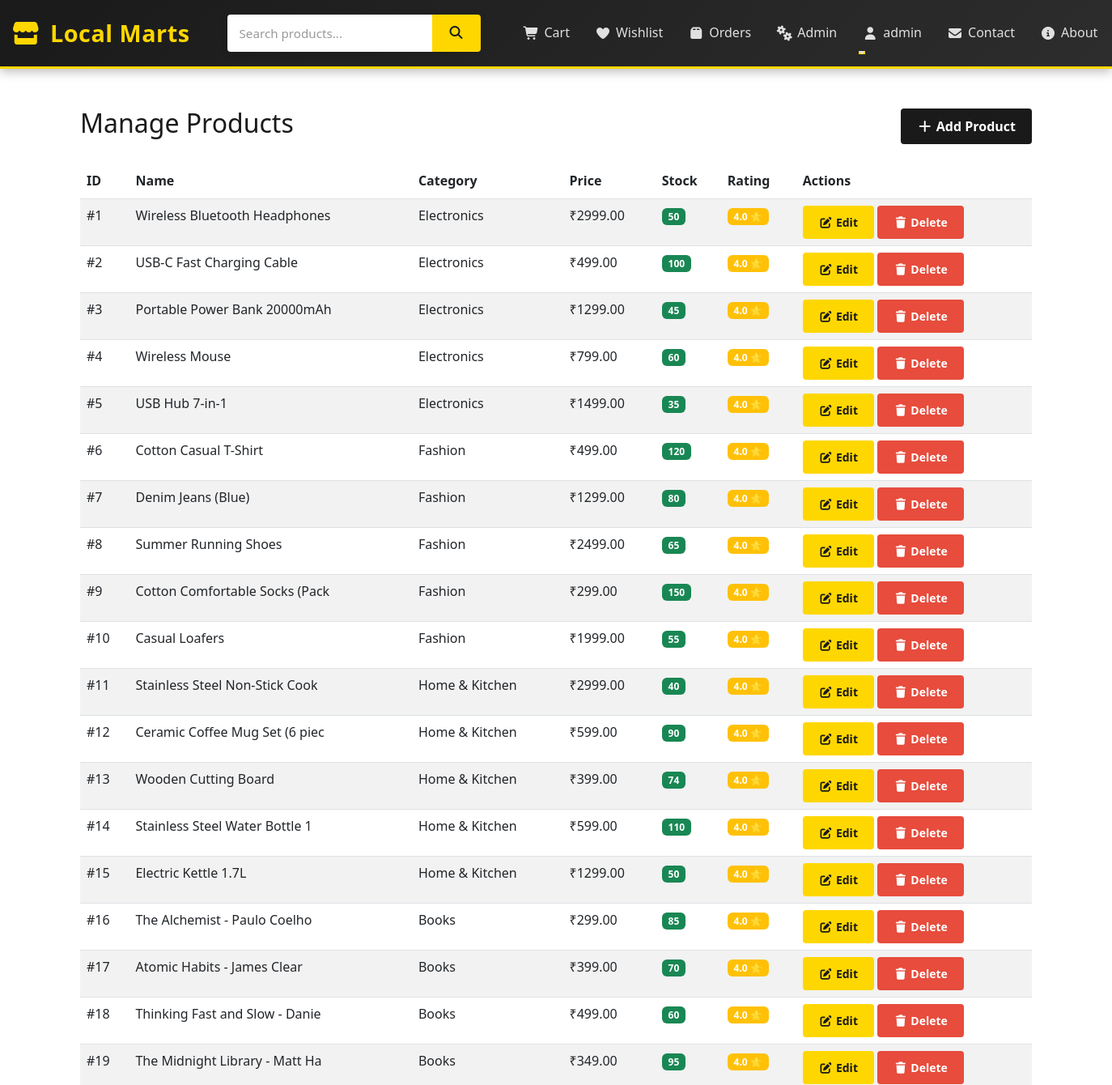
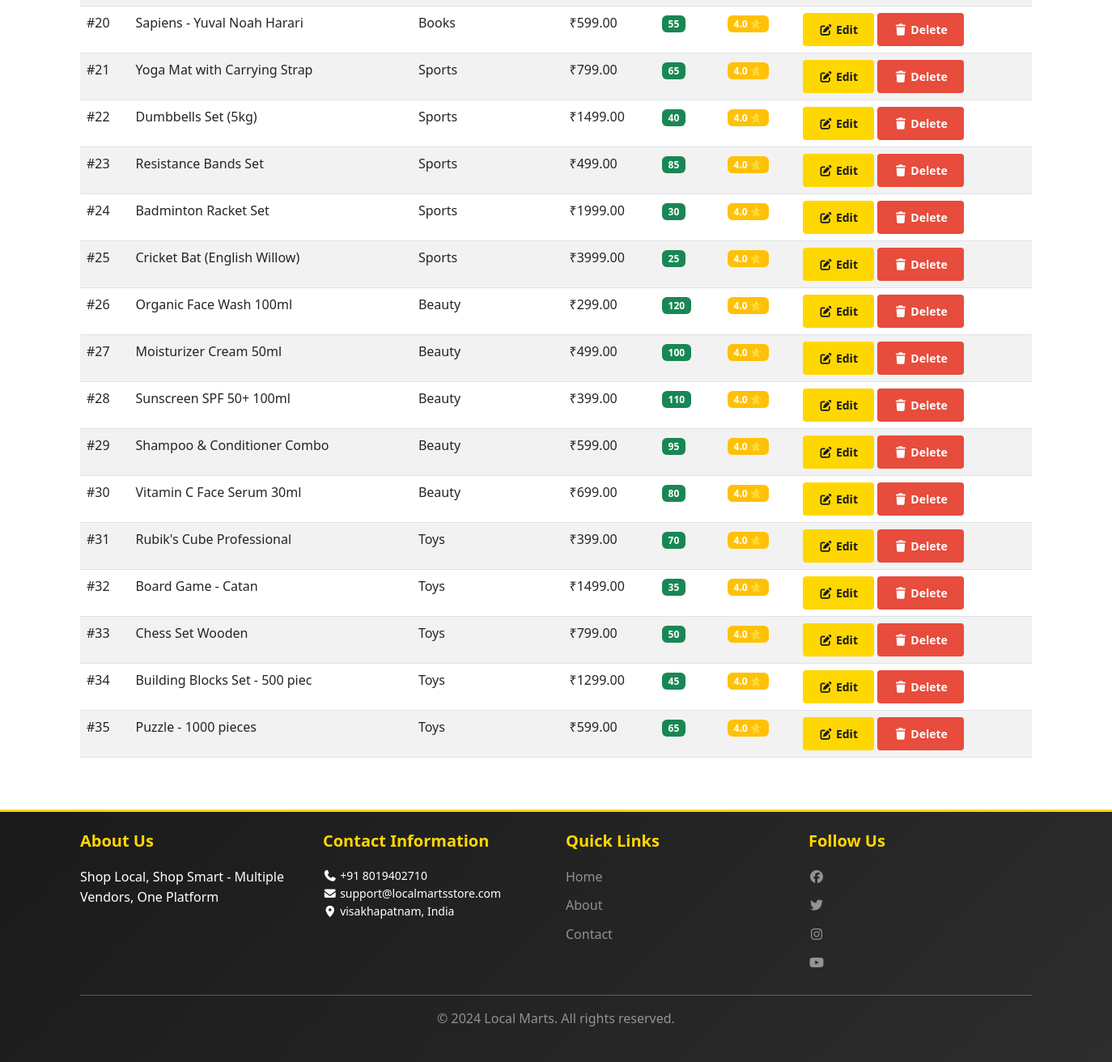
The app's page /admin/products (signed in) with its own data (2 pictures, top to bottom).
### app/models.py (models this page shows, shortened)
class User(UserMixin, db.Model):
    id = db.Column(db.Integer, primary_key=True)
    username = db.Column(db.String(80), unique=True, nullable=False)
    email = db.Column(db.String(120), unique=True, nullable=False)
    password_hash = db.Column(db.String(200), nullable=False)
    phone = db.Column(db.String(20))
    address = db.Column(db.Text)
    city = db.Column(db.String(50))
    country = db.Column(db.String(50))
    postal_code = db.Column(db.String(10))
    user_type = db.Column(db.String(20), default='buyer')  # buyer or seller
    is_admin = db.Column(db.Boolean, default=False)
    created_at = db.Column(db.DateTime, default=datetime.utcnow)
    orders = db.relationship('Order', backref='user', lazy=True, cascade='all, delete-orphan')
    cart_items = db.relationship('CartItem', backref='user', lazy=True, cascade='all, delete-orphan')
    wishlist_items = db.relationship('Wishlist', backref='user', lazy=True, cascade='all, delete-orphan')
    reviews = db.relationship('Review', backref='user', lazy=True, cascade='all, delete-orphan')

class Product(db.Model):
    id = db.Column(db.Integer, primary_key=True)
    name = db.Column(db.String(150), nullable=False)
    description = db.Column(db.Text, nullable=False)
    price = db.Column(db.Float, nullable=False)
    discount_price = db.Column(db.Float)
    stock = db.Column(db.Integer, default=0)
    category = db.Column(db.String(50), nullable=False)
    image_url = db.Column(db.String(300))
    rating = db.Column(db.Float, default=0)
    reviews_count = db.Column(db.Integer, default=0)
    created_at = db.Column(db.DateTime, default=datetime.utcnow)
    shop_id = db.Column(db.Integer, db.ForeignKey('shop.id'), nullable=True)  # Multi-vendor
    cart_items = db.relationship('CartItem', backref='product', lazy=True, cascade='all, delete-orphan')
    order_items = db.relationship('OrderItem', backref='product', lazy=True, cascade='all, delete-orphan')
    wishlist_items = db.relationship('Wishlist', backref='product', lazy=True, cascade='all, delete-orphan')
    reviews = db.relationship('Review', backref='product', lazy=True, cascade='all, delete-orphan')

class Settings(db.Model):
    id = db.Column(db.Integer, primary_key=True)
    site_name = db.Column(db.String(200), default='Local Marts')
    tagline = db.Column(db.String(300), default='Shop Local, Shop Smart')
    contact_email = db.Column(db.String(120))
    contact_phone = db.Column(db.String(20))
    contact_address = db.Column(db.Text)
    contact_city = db.Column(db.String(100))
    contact_country = db.Column(db.String(100))
    contact_postal_code = db.Column(db.String(20))
    whatsapp_number = db.Column(db.String(20))
    map_url = db.Column(db.String(500))
    about_us = db.Column(db.Text)
    privacy_policy = db.Column(db.Text)
    terms_conditions = db.Column(db.Text)
    return_policy = db.Column(db.Text)
    shipping_policy = db.Column(db.Text)
    facebook_url = db.Column(db.String(300))
    instagram_url = db.Column(db.String(300))
    twitter_url = db.Column(db.String(300))
    linkedin_url = db.Column(db.String(300))
    youtube_url = db.Column(db.String(300))
    updated_at = db.Column(db.DateTime, default=datetime.utcnow, onupdate=datetime.utcnow)

### app/run.py (the view, shortened to what this page needs)
@app.route('/admin/products', methods=['GET', 'POST'])
@admin_required
def admin_products():
    products = Product.query.all()
    return render_template('admin/products.html', products=products)

### app/run.py (called while the page is built)
@login_manager.user_loader
def load_user(user_id):
    return User.query.get(int(user_id))

def admin_required(f):
    @wraps(f)
    def decorated_function(*args, **kwargs):
        if not current_user.is_authenticated or current_user.id != 1:  # Admin ID = 1
            flash('Admin access required', 'danger')
            return redirect(url_for('index'))
        return f(*args, **kwargs)
    return decorated_function

@app.context_processor
def inject_settings():
    settings = Settings.query.first()
    return {'settings': settings}

### app/templates/admin/products.html (shortened to what this page needs)
{% extends "base.html" %}
{% block content %}
<div class="container my-5">
    <div class="d-flex justify-content-between align-items-center mb-4">
        <h2>Manage Products</h2>
        <button class="btn btn-primary" data-bs-toggle="modal" data-bs-target="#addProductModal">
            <i class="fas fa-plus"></i> Add Product
        </button>
    </div>
    <div class="table-responsive">
        <table class="table table-striped">
            <thead>
                <tr>
                    <th>ID</th>
                    <th>Name</th>
                    <th>Category</th>
                    <th>Price</th>
                    <th>Stock</th>
                    <th>Rating</th>
                    <th>Actions</th>
                </tr>
            </thead>
            <tbody>
                {% for product in products %}
                    <tr>
                        <td>#{{ product.id }}</td>
                        <td>{{ product.name[:30] }}</td>
                        <td>{{ product.category }}</td>
                        <td>₹{{ "%.2f"|format(product.price) }}</td>
                        <td>
                            <span class="badge bg-{{ 'success' if product.stock > 0 else 'danger' }}">
                                {{ product.stock }}
                            </span>
                        </td>
                        <td>
                            <span class="badge bg-warning">{{ "%.1f"|format(product.rating) }} ⭐</span>
                        </td>
                        <td>
                            <a href="{{ url_for('edit_product', product_id=product.id) }}" class="btn btn-sm btn-warning">
                                <i class="fas fa-edit"></i> Edit
                            </a>
                            <form method="post" action="{{ url_for('delete_product', product_id=product.id) }}" style="display:inline;">
                                <button type="submit" class="btn btn-sm btn-danger" onclick="return confirm('Delete this product?')">
                                    <i class="fas fa-trash"></i> Delete
                                </button>
                            </form>
                        </td>
                    </tr>
                {% endfor %}
            </tbody>
        </table>
    </div>
</div>
{% endblock %}

### app/templates/base.html (shortened to what this page needs)
<!DOCTYPE html>
<html lang="en">
<head>
    <link href="https://cdn.jsdelivr.net/npm/bootstrap@5.3.0/dist/css/bootstrap.min.css" rel="stylesheet">
    <link rel="stylesheet" href="https://cdnjs.cloudflare.com/ajax/libs/font-awesome/7.0.1/css/all.min.css">
    <link rel="stylesheet" href="{{ url_for('static', filename='css/style.css') }}">
</head>
<body>
    <nav class="navbar navbar-expand-lg navbar-dark bg-dark sticky-top navbar-custom">
        <div class="container-fluid">
            <a class="navbar-brand" href="{{ url_for('index') }}">
                <i class="fas fa-store"></i> Local Marts
            </a>
            <div class="search-box">
                <form method="get" action="{{ url_for('index') }}">
                    <input type="text" name="search" placeholder="Search products..." value="{{ search or '' }}">
                    <button type="submit"><i class="fas fa-search"></i></button>
                </form>
            </div>
            <div class="collapse navbar-collapse" id="navbarNav">
                <ul class="navbar-nav ms-auto">
                    {% if current_user.is_authenticated %}
                        <li class="nav-item">
                            <a class="nav-link" href="{{ url_for('cart') }}">
                                <i class="fas fa-shopping-cart"></i> Cart
                            </a>
                        </li>
                        <li class="nav-item">
                            <a class="nav-link" href="{{ url_for('wishlist') }}">
                                <i class="fas fa-heart"></i> Wishlist
                            </a>
                        </li>
                        <li class="nav-item">
                            <a class="nav-link" href="{{ url_for('orders') }}">
                                <i class="fas fa-box"></i> Orders
                            </a>
                        </li>
                        {% if current_user.id == 1 %}
                            <li class="nav-item">
                                <a class="nav-link" href="{{ url_for('admin_dashboard') }}">
                                    <i class="fas fa-cogs"></i> Admin
                                </a>
                            </li>
                        {% endif %}
                        <li class="nav-item dropdown">
                            <a class="nav-link dropdown-toggle" href="#" id="userDropdown" role="button" data-bs-toggle="dropdown">
                                <i class="fas fa-user"></i> {{ current_user.username }}
                            </a>
                        </li>
                    {% endif %}
                    <li class="nav-item">
                        <a class="nav-link" href="{{ url_for('contact') }}">
                            <i class="fas fa-envelope"></i> Contact
                        </a>
                    </li>
                    <li class="nav-item">
                        <a class="nav-link" href="{{ url_for('about') }}">
                            <i class="fas fa-info-circle"></i> About
                        </a>
                    </li>
                </ul>
            </div>
        </div>
    </nav>
    <main class="container-fluid">
        {% block content %}{% endblock %}
    </main>
    <footer class="bg-dark text-white mt-5 py-4">
        <div class="container">
            <div class="row">
                <div class="col-md-3">
                    <h5>About Us</h5>
                    <p>{{ settings.tagline if settings else 'Shop Local, Shop Smart' }}</p>
                </div>
                <div class="col-md-3">
                    <h5>Contact Information</h5>
                    <ul class="list-unstyled small">
                        {% if settings %}
                            <li><i class="fas fa-phone"></i> {{ settings.contact_phone }}</li>
                            <li><i class="fas fa-envelope"></i> {{ settings.contact_email }}</li>
                            <li><i class="fas fa-map-marker-alt"></i> {{ settings.contact_city }}, {{ settings.contact_country }}</li>
                        {% endif %}
                    </ul>
                </div>
                <div class="col-md-3">
                    <h5>Quick Links</h5>
                    <ul class="list-unstyled">
                        <li><a href="{{ url_for('index') }}" class="text-white-50">Home</a></li>
                        <li><a href="{{ url_for('about') }}" class="text-white-50">About</a></li>
                        <li><a href="{{ url_for('contact') }}" class="text-white-50">Contact</a></li>
                    </ul>
                </div>
                <div class="col-md-3">
                    <h5>Follow Us</h5>
                    <div class="social-links">
                        {% if settings and settings.facebook_url %}
                            <a href="{{ settings.facebook_url }}" target="_blank" class="text-white-50"><i class="fab fa-facebook"></i></a>
                        {% endif %}
                        {% if settings and settings.twitter_url %}
                            <a href="{{ settings.twitter_url }}" target="_blank" class="text-white-50"><i class="fab fa-twitter"></i></a>
                        {% endif %}
                        {% if settings and settings.instagram_url %}
                            <a href="{{ settings.instagram_url }}" target="_blank" class="text-white-50"><i class="fab fa-instagram"></i></a>
                        {% endif %}
                        {% if settings and settings.youtube_url %}
                            <a href="{{ settings.youtube_url }}" target="_blank" class="text-white-50"><i class="fab fa-youtube"></i></a>
                        {% endif %}
                    </div>
                </div>
            </div>
            <hr>
            <div class="text-center text-white-50">
                <p>&copy; 2024 Local Marts. All rights reserved.</p>
            </div>
        </div>
    </footer>
</body>
</html>

### app/static/css/style.css (style rules this page uses)
:root { --primary-black: #1a1a1a; --secondary-black: #2d2d2d; --accent-gold: #ffd700; --accent-light: #f0f0f0; --accent-dark: #0a0a0a; --text-primary: #1a1a1a; --text-light: #666666; --border-light: #e0e0e0; --success-color: #27ae60; --danger-color: #e74c3c; --warning-color: #f39c12; }
* { margin: 0; padding: 0; box-sizing: border-box; }
html, body { font-family: 'Segoe UI', Tahoma, Geneva, Verdana, sans-serif; background-color: #ffffff; color: var(--text-primary); line-height: 1.6; }
body { animation: fadeIn 0.6s ease-in; }
.navbar-custom { background: linear-gradient(135deg, var(--primary-black) 0%, var(--secondary-black) 100%); box-shadow: 0 4px 12px rgba(0, 0, 0, 0.25); padding: 0.8rem 0; border-bottom: 3px solid var(--accent-gold); animation: slideInDown 0.5s ease-out; }
.navbar-brand { font-size: 1.8rem; font-weight: 700; color: var(--accent-gold) !important; letter-spacing: 0.5px; display: flex; align-items: center; gap: 10px; animation: slideInLeft 0.6s ease-out; }
.navbar-brand i { font-size: 2rem; animation: flip 0.8s ease-out; }
.search-box { flex: 1; max-width: 500px; margin: 0 30px; animation: slideInDown 0.6s ease-out 0.1s both; }
.search-box form { display: flex; gap: 0; box-shadow: 0 2px 8px rgba(0, 0, 0, 0.15); border-radius: 4px; overflow: hidden; transition: all 0.3s ease; }
.search-box input { flex: 1; padding: 10px 15px; border: none; font-size: 0.95rem; background-color: white; transition: all 0.3s ease; }
.search-box input::placeholder { color: #999; }
.search-box button { background-color: var(--accent-gold); border: none; padding: 10px 20px; color: var(--primary-black); cursor: pointer; font-weight: 600; transition: all 0.3s ease; position: relative; overflow: hidden; }
.nav-link { color: #e0e0e0 !important; margin-left: 15px; font-weight: 500; transition: all 0.3s ease; display: flex; align-items: center; gap: 6px; position: relative; }
.nav-link::after { content: ''; position: absolute; bottom: -5px; left: 0; width: 0; height: 2px; background-color: var(--accent-gold); transition: width 0.3s ease; }
.container { max-width: 1200px; }
.btn { font-weight: 600; border-radius: 4px; padding: 10px 20px; transition: all 0.3s ease; border: none; position: relative; overflow: hidden; }
.btn::before { content: ''; position: absolute; top: 0; left: -100%; width: 100%; height: 100%; background: rgba(255, 255, 255, 0.2); transition: left 0.5s ease; z-index: 1; }
.btn-primary { background-color: var(--primary-black); color: white; }
.btn-warning { background-color: var(--accent-gold); color: var(--primary-black); font-weight: 700; }
.btn-danger { background-color: var(--danger-color); }
footer { background: linear-gradient(135deg, var(--primary-black) 0%, var(--secondary-black) 100%); color: #e0e0e0; padding: 50px 0 20px 0; margin-top: 60px; border-top: 3px solid var(--accent-gold); animation: slideInUp 0.7s ease-out; }
footer h5 { color: var(--accent-gold); font-weight: 700; margin-bottom: 20px; animation: slideInLeft 0.6s ease-out; }
footer a { color: #b0b0b0; text-decoration: none; transition: all 0.3s ease; display: block; margin-bottom: 10px; }
.row > div:nth-child(1) { animation-delay: 0.05s; }
.row > div:nth-child(2) { animation-delay: 0.1s; }
.row > div:nth-child(3) { animation-delay: 0.15s; }
.row > div:nth-child(4) { animation-delay: 0.2s; }

### records on screen
User: username "admin"
Product: id "1", name "Wireless Bluetooth Headphones", category "Electronics", price "2999.00", stock "50", rating "4.0"
Product: id "2", name "USB-C Fast Charging Cable", category "Electronics", price "499.00", stock "100", rating "4.0"
Product: id "3", name "Portable Power Bank 20000mAh", category "Electronics", price "1299.00", stock "45", rating "4.0"
Product: id "4", name "Wireless Mouse", category "Electronics", price "799.00", stock "60", rating "4.0"
Product: id "5", name "USB Hub 7-in-1", category "Electronics", price "1499.00", stock "35", rating "4.0"
Product: id "6", name "Cotton Casual T-Shirt", category "Fashion", price "499.00", stock "120", rating "4.0"
Product: id "7", name "Denim Jeans (Blue)", category "Fashion", price "1299.00", stock "80", rating "4.0"
Product: id "8", name "Summer Running Shoes", category "Fashion", price "2499.00", stock "65", rating "4.0"
Product: id "9", name "Cotton Comfortable Socks (Pack", category "Fashion", price "299.00", stock "150", rating "4.0"
Product: id "10", name "Casual Loafers", category "Fashion", price "1999.00", stock "55", rating "4.0"
Product: id "11", name "Stainless Steel Non-Stick Cook", category "Home & Kitchen", price "2999.00", stock "40", rating "4.0"
Product: id "12", name "Ceramic Coffee Mug Set (6 piec", category "Home & Kitchen", price "599.00", stock "90", rating "4.0"
Product: id "13", name "Wooden Cutting Board", category "Home & Kitchen", price "399.00", stock "74", rating "4.0"
Product: id "14", name "Stainless Steel Water Bottle 1", category "Home & Kitchen", price "599.00", stock "110", rating "4.0"
Product: id "15", name "Electric Kettle 1.7L", category "Home & Kitchen", price "1299.00", stock "50", rating "4.0"
Product: id "16", name "The Alchemist - Paulo Coelho", category "Books", price "299.00", stock "85", rating "4.0"
Product: id "17", name "Atomic Habits - James Clear", category "Books", price "399.00", stock "70", rating "4.0"
Product: id "18", name "Thinking Fast and Slow - Danie", category "Books", price "499.00", stock "60", rating "4.0"
Product: id "19", name "The Midnight Library - Matt Ha", category "Books", price "349.00", stock "95", rating "4.0"
Product: id "20", name "Sapiens - Yuval Noah Harari", category "Books", price "599.00", stock "55", rating "4.0"
Product: id "21", name "Yoga Mat with Carrying Strap", category "Sports", price "799.00", stock "65", rating "4.0"
Product: id "22", name "Dumbbells Set (5kg)", category "Sports", price "1499.00", stock "40", rating "4.0"
Product: id "23", name "Resistance Bands Set", category "Sports", price "499.00", stock "85", rating "4.0"
Product: id "24", name "Badminton Racket Set", category "Sports", price "1999.00", stock "30", rating "4.0"
Product: id "25", name "Cricket Bat (English Willow)", category "Sports", price "3999.00", stock "25", rating "4.0"
Product: id "26", name "Organic Face Wash 100ml", category "Beauty", price "299.00", stock "120", rating "4.0"
Product: id "27", name "Moisturizer Cream 50ml", category "Beauty", price "499.00", stock "100", rating "4.0"
Product: id "28", name "Sunscreen SPF 50+ 100ml", category "Beauty", price "399.00", stock "110", rating "4.0"
Product: id "29", name "Shampoo & Conditioner Combo", category "Beauty", price "599.00", stock "95", rating "4.0"
Product: id "30", name "Vitamin C Face Serum 30ml", category "Beauty", price "699.00", stock "80", rating "4.0"
Product: id "31", name "Rubik's Cube Professional", category "Toys", price "399.00", stock "70", rating "4.0"
Product: id "32", name "Board Game - Catan", category "Toys", price "1499.00", stock "35", rating "4.0"
Product: id "33", name "Chess Set Wooden", category "Toys", price "799.00", stock "50", rating "4.0"
Product: id "34", name "Building Blocks Set - 500 piec", category "Toys", price "1299.00", stock "45", rating "4.0"
Product: id "35", name "Puzzle - 1000 pieces", category "Toys", price "599.00", stock "65", rating "4.0"
Settings: tagline "Shop Local, Shop Smart - Multiple Vendors, One Platform", contact_phone "+91 8019402710", contact_email "support@localmartsstore.com", contact_city "visakhapatnam", contact_country "India"
